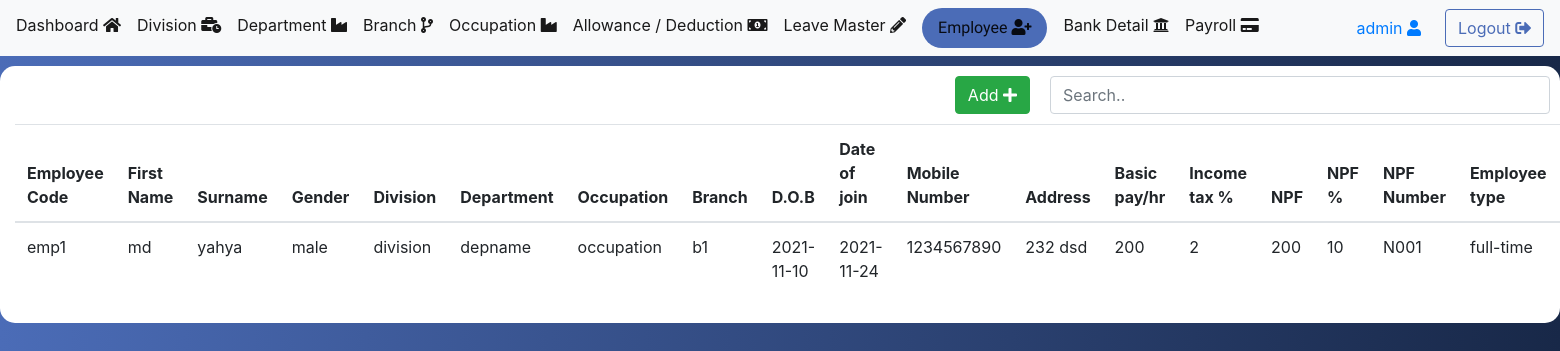
The page /admin/employee.php (signed in) on the database its author committed.
### tables this page shows
CREATE TABLE `employee` (
  `id` int(11) NOT NULL,
  `emp_code` varchar(100) NOT NULL,
  `first_name` varchar(500) NOT NULL,
  `surname` varchar(500) NOT NULL,
  `gender` varchar(20) NOT NULL,
  `division` int(11) NOT NULL,
  `department` int(11) NOT NULL,
  `occupation` int(11) NOT NULL,
  `branch` int(11) NOT NULL,
  `d_o_b` varchar(50) NOT NULL,
  `date_of_join` varchar(50) NOT NULL,
  `mobile_no` varchar(20) NOT NULL,
  `emp_address` varchar(500) NOT NULL,
  `basic_pay` varchar(20) NOT NULL,
  `income_tax` varchar(20) NOT NULL,
  `npf` varchar(50) NOT NULL,
  `npf_per` varchar(20) NOT NULL,
  `npf_number` varchar(20) NOT NULL,
  `emp_type` varchar(100) NOT NULL,
  `created_at` timestamp NOT NULL DEFAULT current_timestamp(),
  `updated_at` timestamp NOT NULL DEFAULT current_timestamp()
);

CREATE TABLE `division` (
  `id` int(11) NOT NULL,
  `div_code` varchar(50) NOT NULL,
  `div_name` varchar(200) NOT NULL,
  `acc_code` varchar(50) NOT NULL,
  `created_at` timestamp NOT NULL DEFAULT current_timestamp(),
  `updated_at` timestamp NOT NULL DEFAULT current_timestamp()
);

CREATE TABLE `department` (
  `id` int(11) NOT NULL,
  `dep_code` varchar(200) NOT NULL,
  `dep_name` varchar(200) NOT NULL,
  `created_at` timestamp NOT NULL DEFAULT current_timestamp(),
  `updated_at` timestamp NOT NULL DEFAULT current_timestamp()
);

CREATE TABLE `occupation` (
  `id` int(11) NOT NULL,
  `occu_name` varchar(200) NOT NULL,
  `occu_code` varchar(200) NOT NULL,
  `created_at` timestamp NOT NULL DEFAULT current_timestamp(),
  `updated_at` timestamp NOT NULL DEFAULT current_timestamp()
);

CREATE TABLE `branch` (
  `id` int(11) NOT NULL,
  `branch_name` varchar(200) NOT NULL,
  `branch_code` varchar(100) NOT NULL,
  `acc_code` varchar(100) NOT NULL,
  `bsp_code` varchar(100) NOT NULL,
  `created_at` timestamp NOT NULL DEFAULT current_timestamp(),
  `updated_at` timestamp NOT NULL DEFAULT current_timestamp()
);

### admin/employee.php (the view, shortened to what this page needs)
<?php
require_once('../db/config.php');
require_once('header.php');
$sql = "SELECT employee.*,branch.branch_name,occupation.occu_name,division.div_name,department.dep_name FROM employee,branch,occupation,division,department WHERE employee.branch=branch.id AND employee.occupation=occupation.id AND employee.division=division.id AND employee.department=department.id";
$result = mysqli_query($conn, $sql);
?>
<nav class="navbar navbar-expand-lg navbar-light bg-light">
<div class="collapse navbar-collapse" id="navbarSupportedContent">
  <ul class="navbar-nav mr-auto">
  <li class="nav-item">
      <a class="navbar-brand material-icons" href="index.php">Dashboard  <i class="fas fa-home"></i></a>
    </li>
    <li class="nav-item">
      <a class="navbar-brand material-icons" href="division.php">Division  <i class="fas fa-business-time"></i></a>
    </li>
    <li class="nav-item">
      <a class="navbar-brand material-icons" href="department.php">Department  <i class="fas fa-industry"></i></a>
    </li>
    <li class="nav-item">
      <a class="navbar-brand material-icons" href="branch.php">Branch  <i class="fas fa-code-branch"></i></a>
    </li>
    <li class="nav-item">
      <a class="navbar-brand material-icons" href="occupation.php">Occupation  <i class="fas fa-industry"></i></a>
    </li>
    <li class="nav-item">
      <a class="navbar-brand material-icons" href="allowance.php">Allowance / Deduction  <i class="fas fa-money-bill-alt"></i></a>
    </li>
    <li class="nav-item">
      <a class="navbar-brand material-icons" href="leave.php">Leave Master  <i class="fas fa-pencil-alt"></i></a>
    </li>
    <li class="nav-item">
      <a class="navbar-brand material-icons nav-active" href="employee.php">Employee  <i class="fas fa-user-plus"></i></a>
    </li>
    <li class="nav-item">
      <a class="navbar-brand material-icons" href="bank.php">Bank Detail  <i class="fas fa-bank"></i></a>
    </li>
    <li class="nav-item">
      <a class="navbar-brand material-icons" href="payroll.php">Payroll  <i class="fas fa-credit-card"></i></a>
    </li>
  </ul>
  <form class="form-inline my-2 my-lg-0">
  <a class="nav-link mr-sm-2" href="#"><?php echo $_SESSION['user']; ?>  <i class="fas fa-user"></i></a>
    <a class="btn btn-outline-primary my-2 my-sm-0" href="logout.php">Logout  <i class="fas fa-sign-out-alt"></i></a>
  </form>
</div>
</nav>
<div class="container-fluid" style="background-color:white;">
    <div class="row">
        <div class="col-md-8" align="right" style="padding:10px;">
&nbsp;        <button class="btn btn-success" data-toggle="modal" data-target="#myModal"><span>Add </span><i class="fas fa-plus"></i>
        </div>
        <div class="col-md-4" style="padding:10px;">
        <input class="form-control" id="myInput" type="text" placeholder="Search..">
        </div>
    </div>
<table class="table">
  <thead><tr><th>Employee Code</th><th>First Name</th><th>Surname</th><th>Gender</th><th>Division</th><th>Department</th><th>Occupation</th><th>Branch</th><th>D.O.B</th><th>Date of join</th><th>Mobile Number</th><th>Address</th><th>Basic pay/hr</th><th>Income tax %</th><th>NPF</th><th>NPF %</th><th>NPF Number</th><th>Employee type</th><th>Action</th></tr></thead>
  <tbody id="myTable">
  <?php
    while($row = mysqli_fetch_assoc($result)) {
      ?>
      <tr>
        <td><?php echo $row['emp_code']; ?></td>
        <td><?php echo $row['first_name']; ?></td>
        <td><?php echo $row['surname']; ?></td>
        <td><?php echo $row['gender']; ?></td>
        <td><?php echo $row['div_name']; ?></td>
        <td><?php echo $row['dep_name']; ?></td>
        <td><?php echo $row['occu_name']; ?></td>
        <td><?php echo $row['branch_name']; ?></td>
        <td><?php echo $row['d_o_b']; ?></td>
        <td><?php echo $row['date_of_join']; ?></td>
        <td><?php echo $row['mobile_no']; ?></td>
        <td><?php echo $row['emp_address']; ?></td>
        <td><?php echo $row['basic_pay']; ?></td>
        <td><?php echo $row['income_tax']; ?></td>
        <td><?php echo $row['npf']; ?></td>
        <td><?php echo $row['npf_per']; ?></td>
        <td><?php echo $row['npf_number']; ?></td>
        <td><?php echo $row['emp_type']; ?></td>
      </tr>
      <?php
     }
  ?>
    </tbody>
  </table>
</div>

### assets/css/style.css (style rules this page uses)
body { background: linear-gradient(90deg, #4b6cb7 0%, #182848 100%); }
.nav-active { text-decoration: none; background: #4b6cb7; font-family: 'Comfortaa', cursive; color: #FFFFFF; padding-right: 0.5rem; padding-left: 0.5rem; padding: 0.5rem 1rem; display: block; border-radius: 20px; }
a { text-decoration: none !important; }

### rows shown on the page
employee: emp_code "emp1", first_name "md", surname "yahya", gender "male", division.div_name "division", department.dep_name "depname", occupation.occu_name "occupation", branch.branch_name "b1", d_o_b "2021-11-10", date_of_join "2021-11-24", mobile_no "1234567890", emp_address "232 dsd", basic_pay "200", income_tax "2", npf "200", npf_per "10", npf_number "N001", emp_type "full-time"

### other values the page prints
$_SESSION['user'] "admin"
